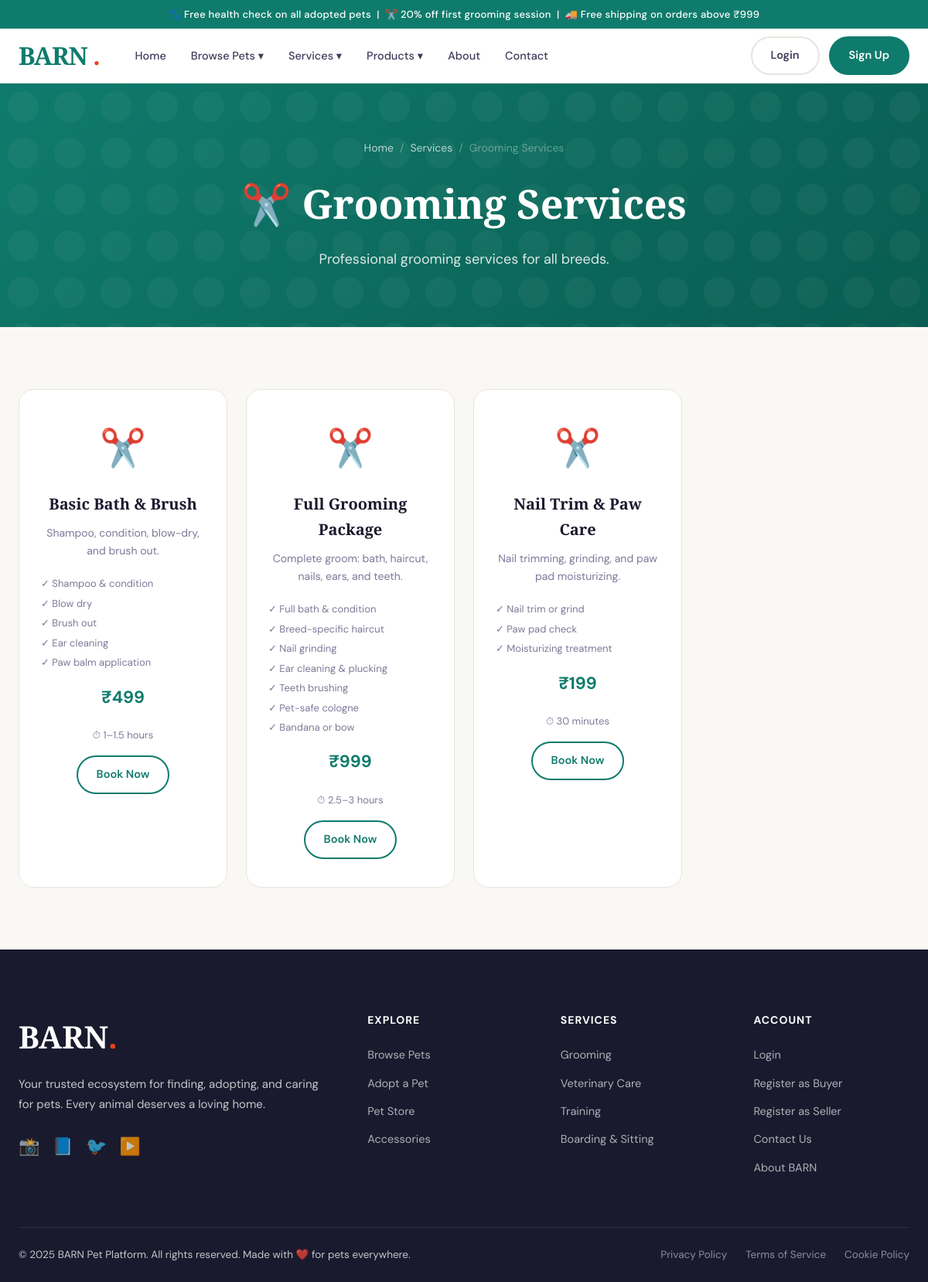
The page /services/grooming/ on the database its author committed.
### services/models.py (models this page shows, shortened)
class ServiceCategory(models.Model):
    name = models.CharField(max_length=100)
    slug = models.SlugField(unique=True, blank=True)
    icon = models.CharField(max_length=10, default='🐾')
    description = models.TextField(blank=True)
    class Meta:
        verbose_name_plural = 'Service Categories'

class Service(models.Model):
    category = models.ForeignKey(ServiceCategory, on_delete=models.CASCADE, related_name='services')
    name = models.CharField(max_length=200)
    slug = models.SlugField(unique=True, blank=True)
    short_description = models.CharField(max_length=300)
    description = models.TextField()
    price = models.DecimalField(max_digits=10, decimal_places=2)
    duration = models.CharField(max_length=100, blank=True, help_text="e.g., '2 hours', '1 day'")
    is_available = models.BooleanField(default=True)
    image = models.ImageField(upload_to='services/', blank=True, null=True)
    includes = models.TextField(blank=True, help_text="Comma-separated list of what's included")
    created_at = models.DateTimeField(auto_now_add=True)
    def get_includes_list(self):
        return [item.strip() for item in self.includes.split(',') if item.strip()]

### services/views.py (the view)
# urls.py: path('grooming/', views.grooming, name='grooming'),
def grooming(request):
    category = ServiceCategory.objects.filter(slug='grooming').first()
    services = Service.objects.filter(category__slug='grooming', is_available=True)
    return render(request, 'services/category_page.html', {
        'category': category,
        'services': services,
        'page_title': 'Grooming Services',
        'page_icon': '✂️',
    })

### templates/services/category_page.html (shortened to what this page needs)
{% extends 'base.html' %}
{% block content %}
<div class="page-header">
  <div class="container">
    <div class="breadcrumb"><a href="/">Home</a><span>/</span><a href="{% url 'services_home' %}">Services</a><span>/</span><span>{{ page_title }}</span></div>
    <h1>{{ page_icon }} {{ page_title }}</h1>
    {% if category %}<p>{{ category.description }}</p>{% endif %}
  </div>
</div>
<section class="section">
  <div class="container">
    {% if services %}
    <div class="services-grid">
      {% for svc in services %}
      <div class="service-card">
        <div class="service-icon">{{ page_icon }}</div>
        <h3>{{ svc.name }}</h3>
        <p>{{ svc.short_description }}</p>
        {% if svc.includes %}
        <div style="text-align:left;margin-bottom:16px;">
          {% for item in svc.get_includes_list %}
          <p style="font-size:13px;color:var(--ink-light);margin-bottom:4px;">✓ {{ item }}</p>
          {% endfor %}
        </div>
        {% endif %}
        <div class="service-price">₹{{ svc.price|floatformat:0 }}</div>
        {% if svc.duration %}<p style="font-size:13px;color:var(--ink-light);margin-bottom:16px;">⏱ {{ svc.duration }}</p>{% endif %}
        <a href="{% url 'service_detail' svc.slug %}" class="btn btn-outline-teal">Book Now</a>
      </div>
      {% endfor %}
    </div>
    {% endif %}
  </div>
</section>
{% endblock %}

### static/css/main.css (style rules this page uses)
:root { --teal: #0f7b6c; --teal-dark: #095c51; --teal-light: #e8f5f3; --coral: #e8401c; --coral-light: #fef0ec; --coral-dark: #c0320e; --gold: #d4a853; --cream: #faf8f4; --white: #ffffff; --ink: #1a1a2e; --ink-mid: #3d3d5c; --ink-light: #7a7a9a; --border: #e8e5de; --shadow-sm: 0 2px 8px rgba(15,123,108,0.08); --shadow-md: 0 8px 32px rgba(15,123,108,0.12); --shadow-lg: 0 24px 64px rgba(15,123,108,0.16); --radius: 12px; --radius-lg: 20px; --radius-xl: 32px; --font-display: 'Playfair Display', serif; --font-body: 'DM Sans', sans-serif; --transition: 0.3s cubic-bezier(0.4, 0, 0.2, 1); }
*, *::before, *::after { box-sizing: border-box; margin: 0; padding: 0; }
html { scroll-behavior: smooth; font-size: 16px; }
body { font-family: var(--font-body); background: var(--cream); color: var(--ink); line-height: 1.65; overflow-x: hidden; }
a { color: inherit; text-decoration: none; }
.btn { display: inline-flex; align-items: center; gap: 8px; padding: 11px 24px; border-radius: 100px; font-size: 14.5px; font-weight: 600; font-family: var(--font-body); cursor: pointer; border: 2px solid transparent; transition: all var(--transition); text-align: center; white-space: nowrap; }
.btn-outline-teal { background: transparent; color: var(--teal); border-color: var(--teal); }
.section { padding: 80px 24px; }
.container { max-width: 1280px; margin: 0 auto; }
.services-grid { display: grid; grid-template-columns: repeat(auto-fill, minmax(260px, 1fr)); gap: 24px; }
.service-card { background: var(--white); border-radius: var(--radius-lg); padding: 36px 28px; border: 1px solid var(--border); text-align: center; transition: all var(--transition); position: relative; overflow: hidden; }
.service-card::before { content: ''; position: absolute; top: 0; left: 0; right: 0; height: 4px; background: var(--teal); transform: scaleX(0); transition: transform var(--transition); }
.service-icon { font-size: 48px; margin-bottom: 16px; }
.service-card h3 { font-family: var(--font-display); font-size: 20px; font-weight: 700; margin-bottom: 10px; }
.service-card p { font-size: 14px; color: var(--ink-light); margin-bottom: 20px; }
.service-price { font-size: 22px; font-weight: 700; color: var(--teal); margin-bottom: 20px; }
.page-header { background: linear-gradient(135deg, var(--teal) 0%, var(--teal-dark) 100%); color: white; padding: 72px 24px; text-align: center; position: relative; overflow: hidden; }
.page-header::before { content: ''; position: absolute; inset: 0; }
.page-header .container { position: relative; }
.page-header h1 { font-family: var(--font-display); font-size: clamp(32px, 5vw, 52px); font-weight: 900; margin-bottom: 16px; }
.page-header p { font-size: 18px; opacity: 0.85; max-width: 560px; margin: 0 auto; }
.breadcrumb { display: flex; justify-content: center; gap: 8px; font-size: 14px; opacity: 0.7; margin-bottom: 16px; }
.breadcrumb a { color: white; }
.breadcrumb span { opacity: 0.5; }

### rows shown on the page
ServiceCategory: description "Professional grooming services for all breeds."
Service: page_icon "✂️", name "Basic Bath & Brush", short_description "Shampoo, condition, blow-dry, and brush out.", get_includes_list "Shampoo & condition" "Blow dry" "Brush out" "Ear cleaning" "Paw balm application", price "499", duration "1–1.5 hours"
Service: page_icon "✂️", name "Full Grooming Package", short_description "Complete groom: bath, haircut, nails, ears, and teeth.", get_includes_list "Full bath & condition" "Breed-specific haircut" "Nail grinding" "Ear cleaning & plucking" "Teeth brushing" "Pet-safe cologne" "Bandana or bow", price "999", duration "2.5–3 hours"
Service: page_icon "✂️", name "Nail Trim & Paw Care", short_description "Nail trimming, grinding, and paw pad moisturizing.", get_includes_list "Nail trim or grind" "Paw pad check" "Moisturizing treatment", price "199", duration "30 minutes"

### other values the page prints
{{ page_title }} "Grooming Services"
{{ page_icon }} "✂️"
